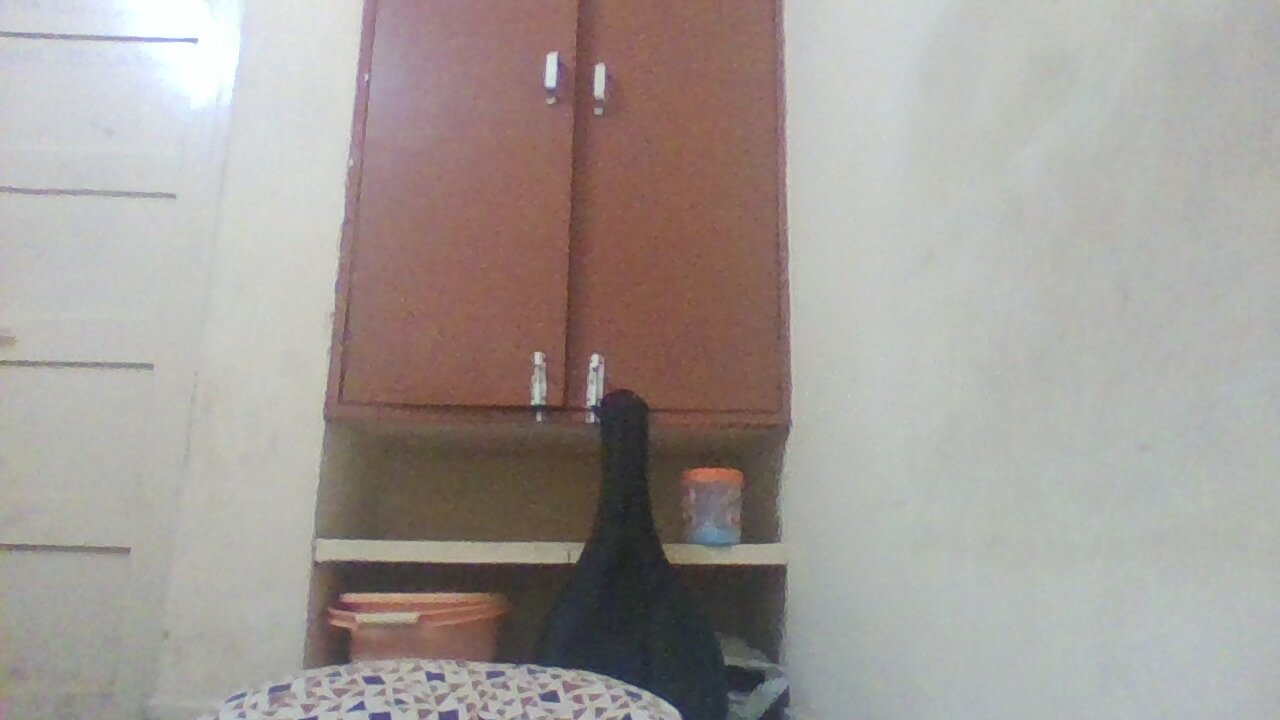
//> input picture hawkeye c++/avgsub/images/1.jpg, 1280 x 720 px
$ ./color ../avgsub/images/1.jpg   (built with g++ and OpenCV 4)
//> lines starting //> are read from the running program, lines starting //| are printed output that depends on the picture; after the words box and inside, x2 and y2 are one past the last pixel; in counts of white or black regions, pixels touching at a corner belong together
#include "opencv2/imgcodecs.hpp"
#include "opencv2/highgui/highgui.hpp"
#include "opencv2/imgproc/imgproc.hpp"
#include <iostream>
#include <stdio.h>
#include <stdlib.h>

using namespace cv;
using namespace std;
int lowH_slider = 0;
int lowS_slider = 0;
int lowV_slider = 0;
int highH_slider = 180;
int highS_slider = 255;
int highV_slider = 255;
const int Hmax = 360;
const int SVmax = 255;
Mat img;
Mat mask;
Mat fg;
Scalar lb = Scalar(lowH_slider/2, lowS_slider, lowV_slider);
Scalar ub = Scalar(highH_slider/2, highS_slider, highV_slider);
void disp(){
	inRange(img, lb, ub, mask);
	imshow("mask", mask);
	imwrite("color1/mask.png", mask);
	img.copyTo(fg, mask);
	cvtColor(fg, fg, COLOR_HSV2BGR);
	imshow("fg", fg);
	imwrite("color1/copy.png", fg);
}
void lowhue(int, void*){
	lb = Scalar(lowH_slider/2, lowS_slider, lowV_slider);
	disp();
}
void highhue(int, void*){
	ub[0] = highH_slider/2;
	disp();
}
void lowsat(int, void*){
	lb[1] = lowS_slider;
	disp();
}
void highsat(int, void*){
	ub[1] = highS_slider;
	disp();
}
void lowval(int, void*){
	lb[2] = lowV_slider;
	disp();
}
void highval(int, void*){
	ub[2] = highV_slider;
	disp();
}


int main(int argc, char** argv){
	img = imread(argv[1],1);
//> img is the input picture: 720 rows x 1280 cols, CV_8UC3; mean B, G, R 152.3, 156.3, 163.4
	imshow("orig", img);
	cvtColor(img, img, COLOR_BGR2HSV);
//> img: 720 rows x 1280 cols, CV_8UC3; mean H, S, V 53.1, 30.1, 166.2
	namedWindow("mask");
	namedWindow("fg");
	createTrackbar("lowhue", "fg", &lowH_slider, Hmax, lowhue);
	createTrackbar("highhue", "fg", &highH_slider, Hmax, highhue);
	createTrackbar("lowsat", "fg", &lowS_slider, SVmax, lowsat);
	createTrackbar("highsat", "fg", &highS_slider, SVmax, highsat);
	createTrackbar("lowval", "fg", &lowV_slider, SVmax, lowval);
	createTrackbar("highval", "fg", &highV_slider, SVmax, highval);

	lowhue(lowH_slider, 0);
//> in disp, `inRange(img, lb, ub, mask);`:
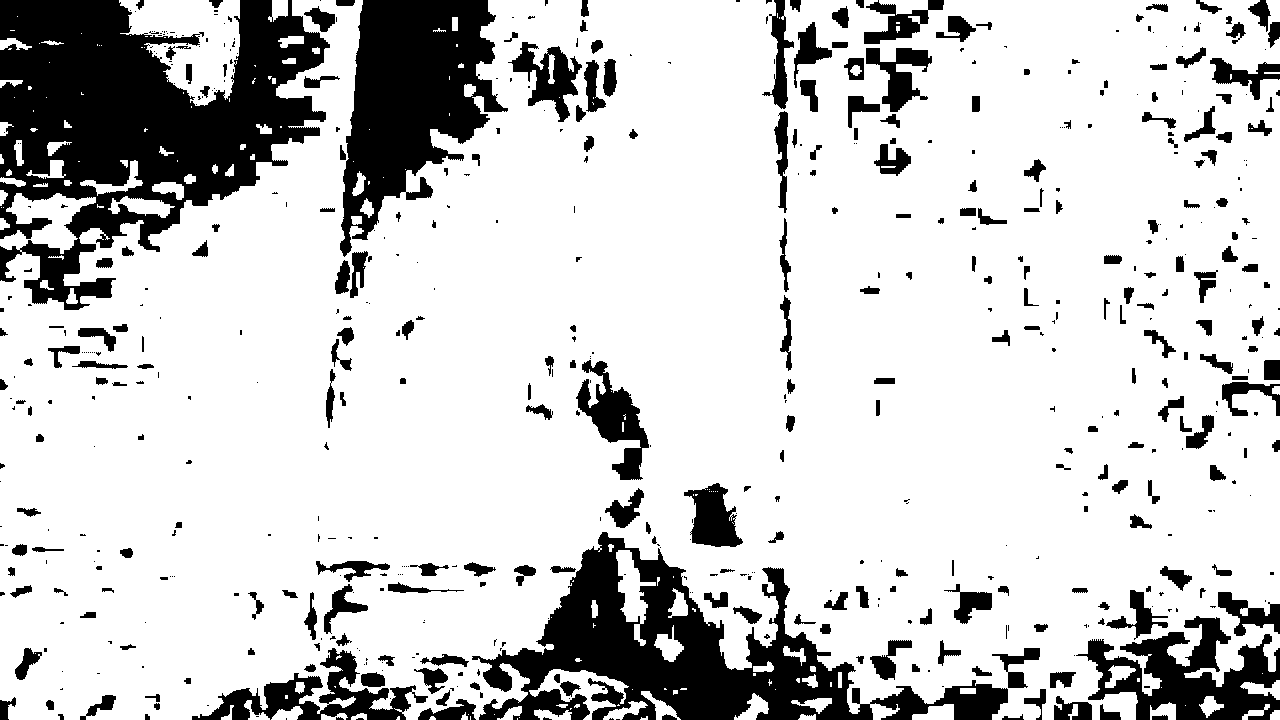
//> mask: 720 rows x 1280 cols, CV_8UC1; 80.2% white; 589 black regions (312 under 20 px), largest, box (x1, y1, x2, y2) and area: (0, 0, 330, 310) 53563, (472, 532, 1008, 720) 34518, (340, 0, 508, 257) 23646
//> in disp, `img.copyTo(fg, mask);`: fg: 720 rows x 1280 cols, CV_8UC3; mean H, S, V 28.2, 25.3, 133.2
//> in disp, `cvtColor(fg, fg, COLOR_HSV2BGR);`:
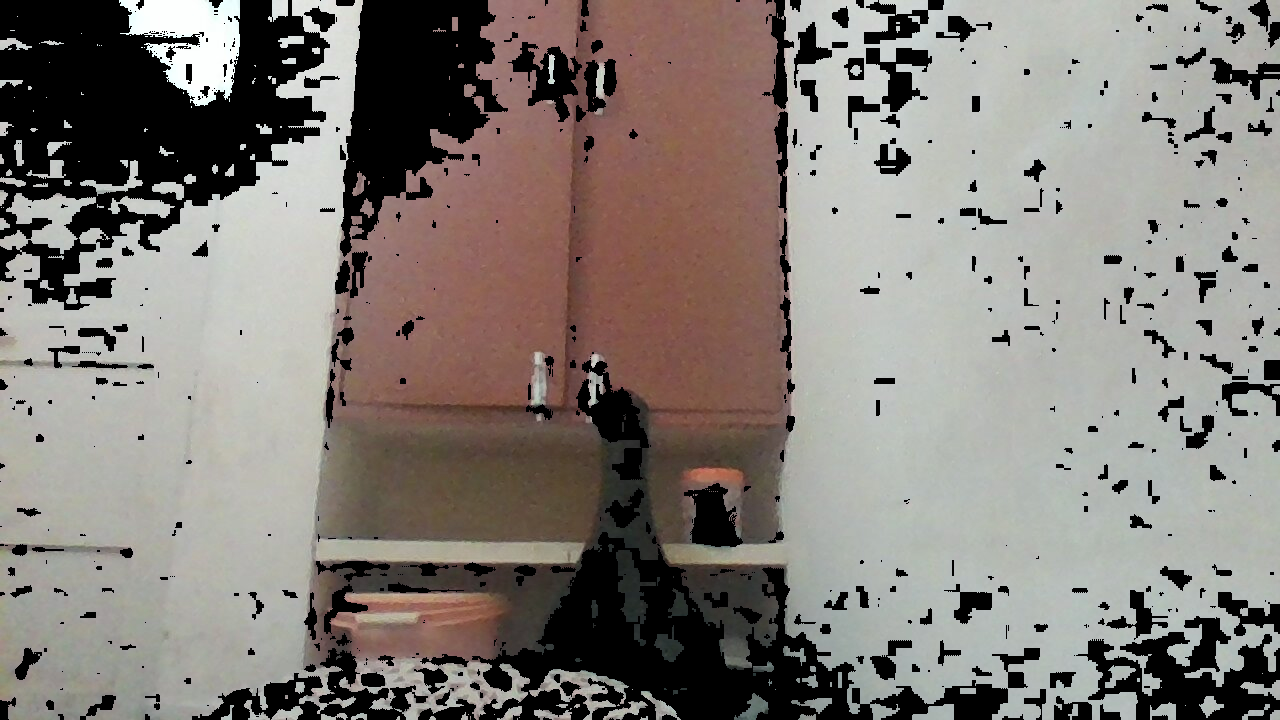
//> fg: 720 rows x 1280 cols, CV_8UC3; mean B, G, R 119.8, 125.1, 131.5
	highhue(highH_slider, 0);
	lowsat(lowS_slider, 0);
	highsat(highS_slider, 0);
	lowval(lowV_slider, 0);
	highval(highV_slider, 0);

	waitKey(0);
}
